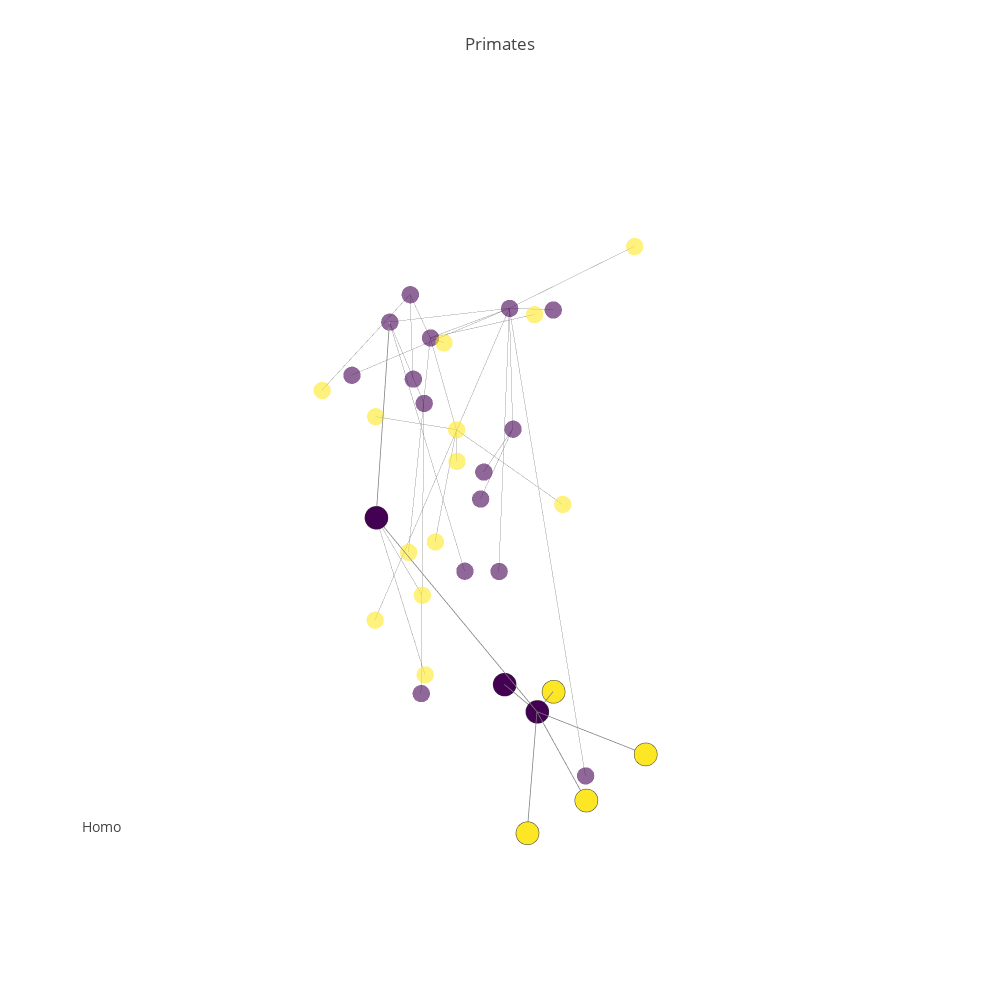

The code cell stored with this chart in its notebook:
### Code cell
#pgp.plot_data
pgp.render_plot()
#pgp.render_plot(publish=True, filename="primates2")

### Figure 1 — Plotly figure (JSON) as saved in the notebook; plotly's stock layout.template omitted (floating-point values rounded to 4 significant figures)
{"data": [{"hoverinfo": "none", "line": {"color": "rgb(125,125,125)", "width": 1}, "mode": "lines", "opacity": 0.7, "type": "scatter3d", "uid": "7d1bde30-bed7-11e8-873e-f45c89a09993", "x": [-5.166, -5.166, null, -4.773, -5.166, null, -5.3, -4.773, null, -4.98, -4.773, null, -4.568, -5.166, null, -4.318, -4.568, null, -3.906, -4.318, null, -3.692, -4.568, null, -4.374, -5.166, null, -4.832, -5.166, null, -3.611, -3.692, null, -4.316, -3.692, null, -4.427, -3.692, null, -5.017, -4.427, null, -4.639, -4.427, null, -4.091, -4.427, null, -3.464, -4.427, null, -4.729, -4.427, null, -4.384, -4.568, null, -5.909, -5.166, null, -6.809, -5.166, null, -5.114, -5.166, null, -4.219, -5.166, null, -4.088, -5.166, null, -5.741, -5.114, null, -6.509, -5.741, null, -5.274, -5.741, null, -6.384, -5.741, null, -5.405, -5.741, null, -4.885, -5.114, null, -5.144, -5.114, null, -5.464, -5.114, null, -4.936, -5.114, null, -4.284, -4.936, null, -4.947, -4.936, null], "y": [0.6996, 0.6996, null, 1.128, 0.6996, null, 0.2134, 1.128, null, 0.592, 1.128, null, -0.001079, 0.6996, null, 0.6576, -0.001079, null, 0.9188, 0.6576, null, 0.798, -0.001079, null, 2.356, 0.6996, null, 0.9197, 0.6996, null, 1.351, 0.798, null, 0.5056, 0.798, null, 1.768, 0.798, null, 0.8069, 1.768, null, 1.752, 1.768, null, 2.597, 1.768, null, 2.575, 1.768, null, 2.659, 1.768, null, 0.9795, -0.001079, null, 0.4769, 0.6996, null, 0.5813, 0.6996, null, -0.1673, 0.6996, null, -0.07195, 0.6996, null, 0.1038, 0.6996, null, -0.5729, -0.1673, null, 0.1595, -0.5729, null, -0.4172, -0.5729, null, -1.293, -0.5729, null, -1.4, -0.5729, null, -0.3605, -0.1673, null, -0.03587, -0.1673, null, 0.6806, -0.1673, null, -0.1831, -0.1673, null, -0.6016, -0.1831, null, -0.2187, -0.1831, null], "z": [4.079, 4.079, null, 3.37, 4.079, null, 2.033, 3.37, null, 2.646, 3.37, null, 3.935, 4.079, null, 3.583, 3.935, null, 1.066, 3.583, null, 2.938, 3.935, null, 0.8429, 4.079, null, 1.857, 4.079, null, 1.794, 2.938, null, 1.655, 2.938, null, 1.094, 2.938, null, 0.3003, 1.094, null, 1.162, 1.094, null, 1.008, 1.094, null, 1.188, 1.094, null, 1.056, 1.094, null, 2.149, 3.935, null, 3.765, 4.079, null, 4.098, 4.079, null, 3.563, 4.079, null, 3.582, 4.079, null, 1.262, 4.079, null, 2.247, 3.563, null, 1.349, 2.247, null, 1.221, 2.247, null, 1.274, 2.247, null, 2.193, 2.247, null, 1.334, 3.563, null, 3.553, 3.563, null, 3.929, 3.563, null, 3.993, 3.563, null, 3.222, 3.993, null, 3.223, 3.993, null]}, {"hoverinfo": "none", "line": {"color": "rgb(125,125,125)", "width": 1.5}, "mode": "lines", "opacity": 1, "type": "scatter3d", "uid": "7d1d9b08-bed7-11e8-9ee4-f45c89a09993", "x": [-3.692, -4.568, null, -4.427, -3.692, null, -5.017, -4.427, null, -4.639, -4.427, null, -4.091, -4.427, null, -3.464, -4.427, null, -4.729, -4.427, null], "y": [0.798, -0.001079, null, 1.768, 0.798, null, 0.8069, 1.768, null, 1.752, 1.768, null, 2.597, 1.768, null, 2.575, 1.768, null, 2.659, 1.768, null], "z": [2.938, 3.935, null, 1.094, 2.938, null, 0.3003, 1.094, null, 1.162, 1.094, null, 1.008, 1.094, null, 1.188, 1.094, null, 1.056, 1.094, null]}, {"hoverinfo": "skip", "marker": {"color": [0, 0, 0, 0, 0, 0, 0, 0, 0, 0, 2, 2, 0, 0, 2, 2, 2, 2, 0, 0, 2, 0, 0, 2, 2, 2, 2, 2, 2, 2, 2, 2, 0, 2, 0], "colorscale": "Viridis", "opacity": 0.6, "size": 6, "symbol": "circle"}, "mode": "markers", "name": "actors", "type": "scatter3d", "uid": "7d1da2f6-bed7-11e8-9172-f45c89a09993", "x": [-5.166, -4.773, -5.3, -4.98, -4.568, -4.318, -3.906, -3.692, -4.374, -4.832, -3.611, -4.316, -4.427, -5.017, -4.639, -4.091, -3.464, -4.729, -4.384, -5.909, -6.809, -5.114, -4.219, -4.088, -5.741, -6.509, -5.274, -6.384, -5.405, -4.885, -5.144, -5.464, -4.936, -4.284, -4.947], "y": [0.6996, 1.128, 0.2134, 0.592, -0.001079, 0.6576, 0.9188, 0.798, 2.356, 0.9197, 1.351, 0.5056, 1.768, 0.8069, 1.752, 2.597, 2.575, 2.659, 0.9795, 0.4769, 0.5813, -0.1673, -0.07195, 0.1038, -0.5729, 0.1595, -0.4172, -1.293, -1.4, -0.3605, -0.03587, 0.6806, -0.1831, -0.6016, -0.2187], "z": [4.079, 3.37, 2.033, 2.646, 3.935, 3.583, 1.066, 2.938, 0.8429, 1.857, 1.794, 1.655, 1.094, 0.3003, 1.162, 1.008, 1.188, 1.056, 2.149, 3.765, 4.098, 3.563, 3.582, 1.262, 2.247, 1.349, 1.221, 1.274, 2.193, 1.334, 3.553, 3.929, 3.993, 3.222, 3.223]}, {"hoverinfo": "text", "marker": {"color": [0, 0, 0, 2, 2, 2, 2], "colorscale": "Viridis", "line": {"color": "rgb(50,50,50)", "width": 0.5}, "size": 8, "symbol": "circle"}, "mode": "markers", "name": "actors", "text": ["Hominidae (17.0 MYA)", "Homo (2.1 MYA)", "Homo sapiens (0.35 MYA)", "Homo erectus (1.9 MYA)", "Homo ergaster (1.9 MYA)", "Homo rudolfensis (2.588 MYA)", "Homo habilis (2.1 MYA)"], "type": "scatter3d", "uid": "7d1da576-bed7-11e8-ae7a-f45c89a09993", "x": [-3.692, -4.427, -5.017, -4.639, -4.091, -3.464, -4.729], "y": [0.798, 1.768, 0.8069, 1.752, 2.597, 2.575, 2.659], "z": [2.938, 1.094, 0.3003, 1.162, 1.008, 1.188, 1.056]}], "layout": {"annotations": [{"font": {"size": 14}, "showarrow": false, "text": "Homo", "x": 0, "xanchor": "left", "xref": "paper", "y": 0.1, "yanchor": "bottom", "yref": "paper"}], "height": 1000, "hovermode": "closest", "margin": {"t": 100}, "scene": {"xaxis": {"showbackground": false, "showgrid": false, "showline": false, "showticklabels": false, "title": "", "zeroline": false}, "yaxis": {"showbackground": false, "showgrid": false, "showline": false, "showticklabels": false, "title": "", "zeroline": false}, "zaxis": {"showbackground": false, "showgrid": false, "showline": false, "showticklabels": false, "title": "", "zeroline": false}}, "showlegend": false, "title": "Primates", "width": 1000}}
